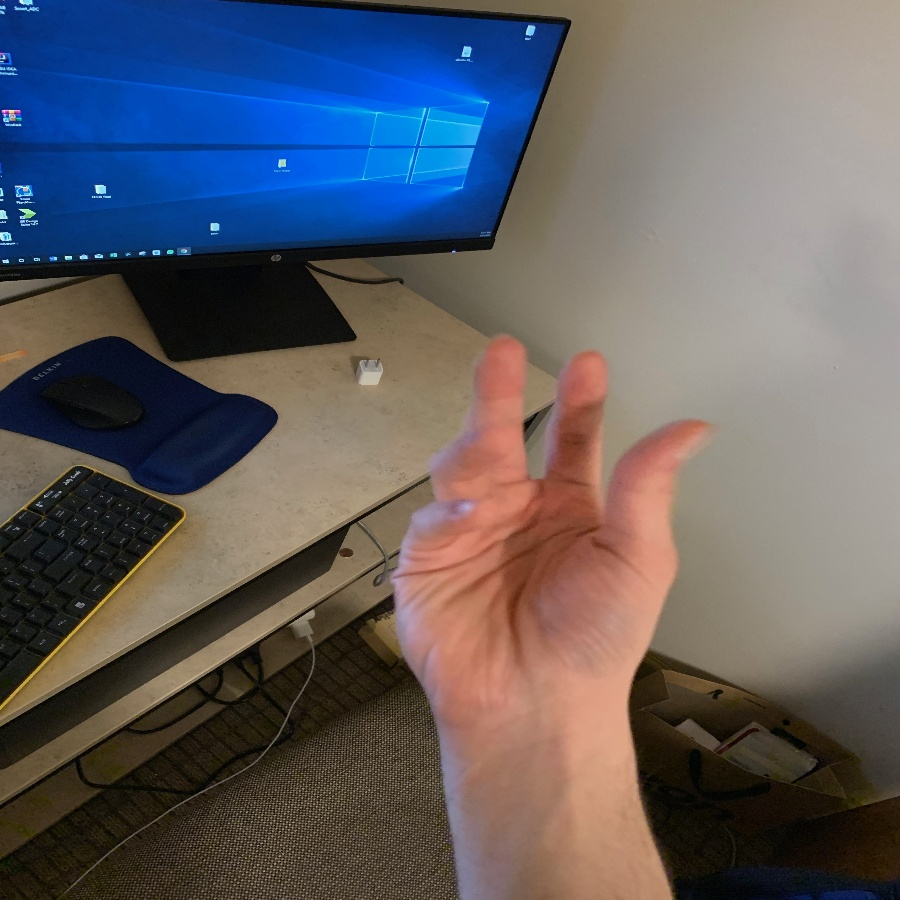
#> input picture Images/10.jpg, 900 x 900 px, given in place of the camera
$ python testing_contour.py   (older library calls are emulated)
#> lines starting #> are read from the running program, lines starting #| are printed output that depends on the picture; after the words box and inside, x2 and y2 are one past the last pixel; in counts of white or black regions, pixels touching at a corner belong together
import cv2
import numpy as np
import math
cap = cv2.VideoCapture(0)

while(1):

    try:  #an error comes if it does not find anything in window as it cannot find contour of max area
          #therefore this try error statement
        ret, frame = cap.read()
#> frame is the input picture: shape (900, 900, 3); mean B, G, R 97.8, 93.3, 95.8
        frame=cv2.flip(frame,1)
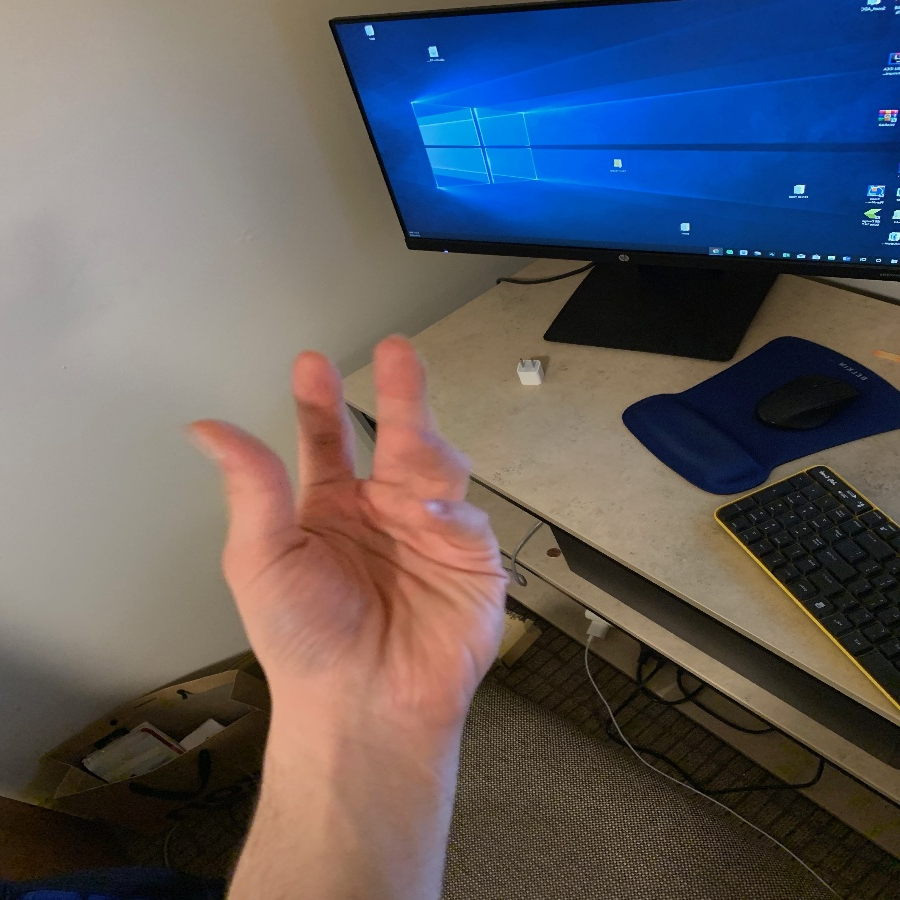
#> frame: shape (900, 900, 3); mean B, G, R 97.8, 93.3, 95.8
        hsv = cv2.cvtColor(frame, cv2.COLOR_BGR2HSV)
#> hsv: shape (900, 900, 3); mean H, S, V 38.7, 110.9, 122.8
    # range of the skin colour is defined
        lower_skin = np.array([0,20,70], dtype=np.uint8)
        upper_skin = np.array([20,255,255], dtype=np.uint8)
     #extract skin colur image
        mask = cv2.inRange(hsv, lower_skin, upper_skin)
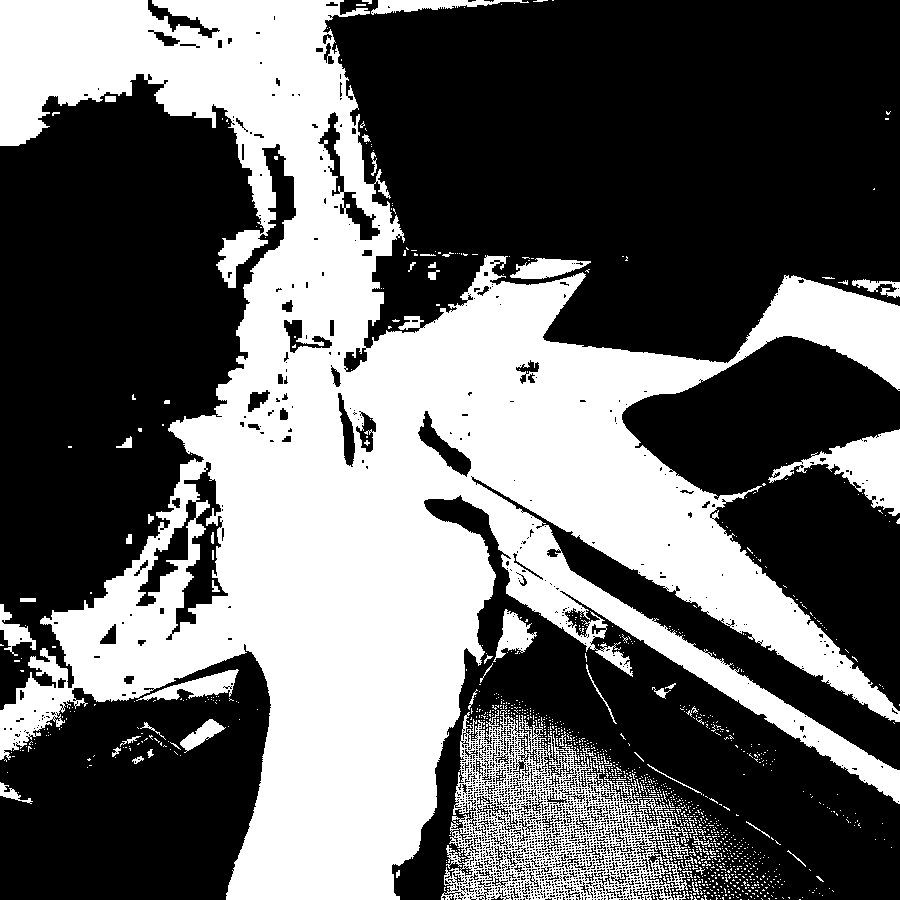
#> mask: shape (900, 900); 40.5% white; 1267 white regions (1206 under 20 px), largest, box (x1, y1, x2, y2) and area: (0, 0, 900, 900) 292101, (441, 710, 689, 900) 19490, (768, 429, 900, 516) 4309
    #extrapolate the hand to fill dark spots within
        mask = cv2.dilate(mask,kernel,iterations = 4)
    #image is blurred using GBlur
        mask = cv2.GaussianBlur(mask,(5,5),100)
    #find contours
        _,contours,hierarchy= cv2.findContours(mask,cv2.RETR_TREE,cv2.CHAIN_APPROX_SIMPLE)
   #find contour of max area(hand)
        cnt = max(contours, key = lambda x: cv2.contourArea(x))
        cv.drawContours(frame, cnt, -1, (0, 255, 0), 3)

        cv2.imshow('mask',mask)
        cv2.imshow('frame',frame)
    except:
        pass
    k = cv2.waitKey(33)
#> (key Esc is pressed here)
    if k == 27:
        break

cv2.destroyAllWindows()
cap.release()

$ run again, on Images/11.jpg
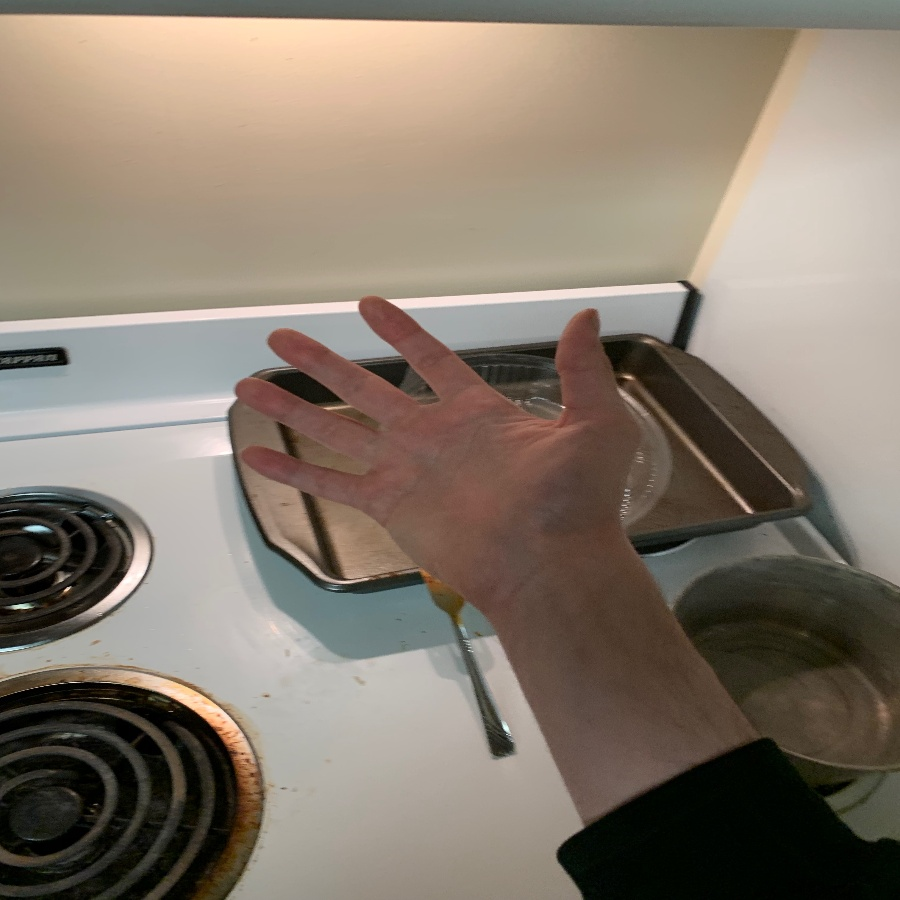
#> input picture Images/11.jpg, 900 x 900 px, given in place of the camera
#> frame is the input picture: shape (900, 900, 3); mean B, G, R 109.2, 122.2, 134
#> `frame=cv2.flip(frame,1)`:
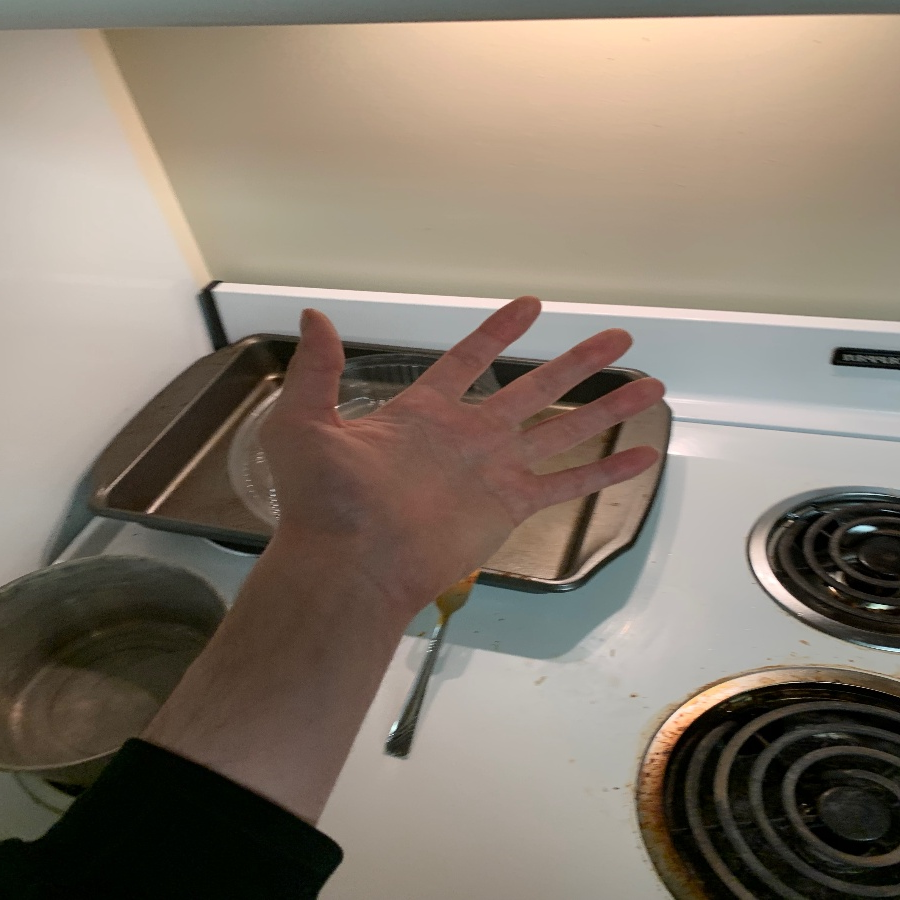
#> frame: shape (900, 900, 3); mean B, G, R 109.2, 122.2, 134
#> hsv: shape (900, 900, 3); mean H, S, V 25.5, 68.9, 135.2
#> `mask = cv2.inRange(hsv, lower_skin, upper_skin)`:
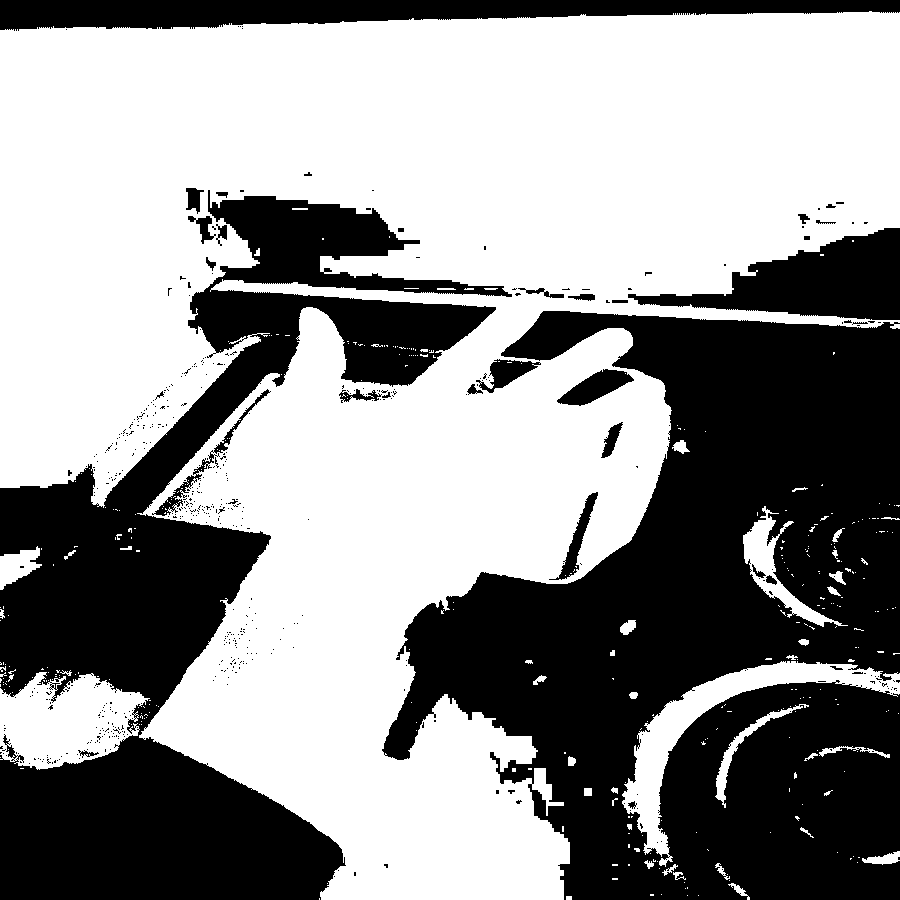
#> mask: shape (900, 900); 57.5% white; 528 black regions (494 under 20 px), largest, box (x1, y1, x2, y2) and area: (382, 311, 900, 900) 185905, (0, 190, 512, 900) 120216, (0, 0, 900, 31) 17974

$ run again, on Images/12.jpg
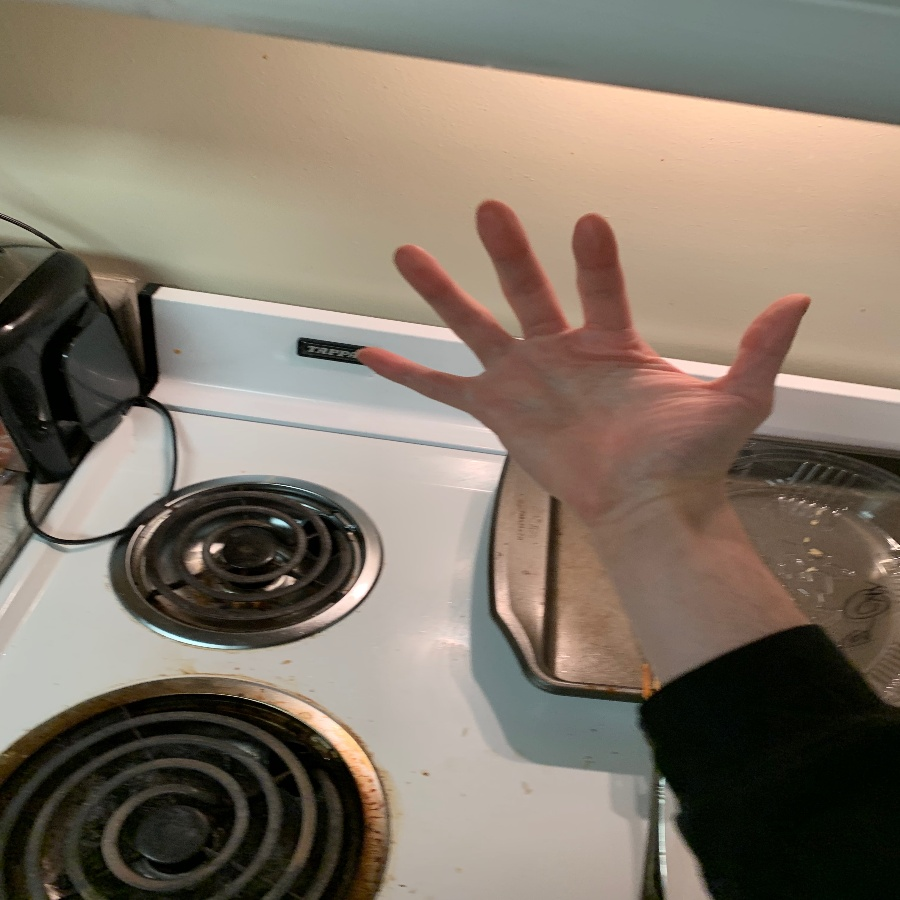
#> input picture Images/12.jpg, 900 x 900 px, given in place of the camera
#> frame is the input picture: shape (900, 900, 3); mean B, G, R 105.1, 118.8, 130.8
#> `frame=cv2.flip(frame,1)`:
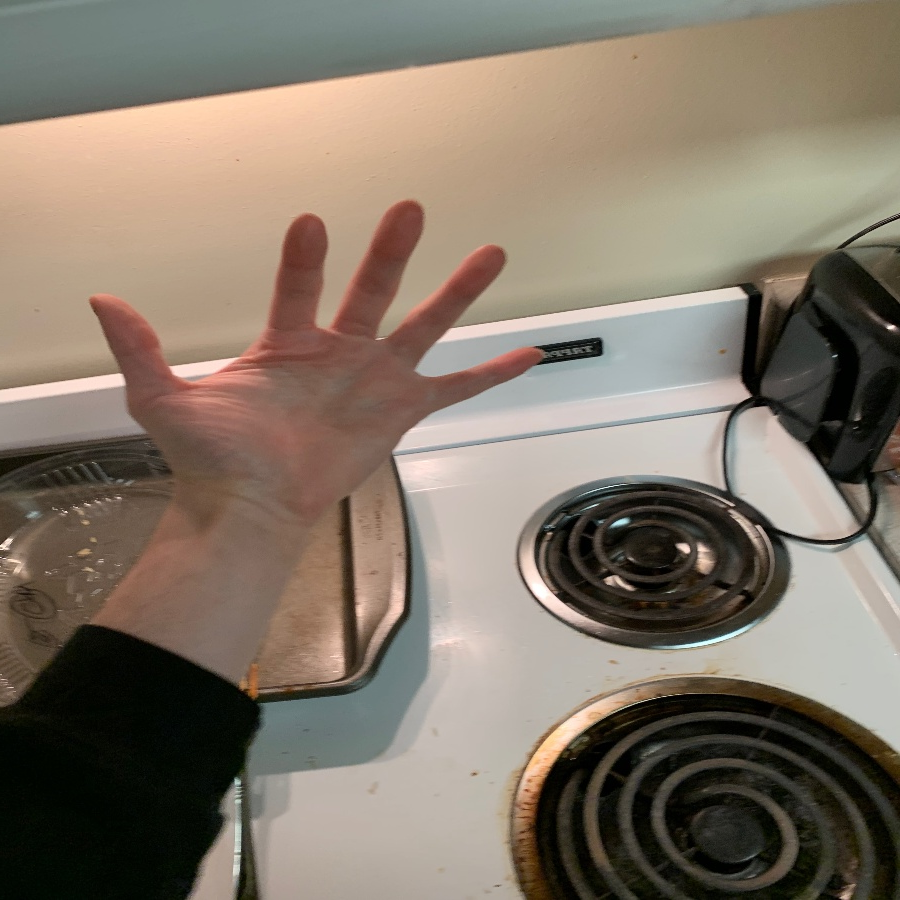
#> frame: shape (900, 900, 3); mean B, G, R 105.1, 118.8, 130.8
#> hsv: shape (900, 900, 3); mean H, S, V 27.6, 74.2, 132.6
#> `mask = cv2.inRange(hsv, lower_skin, upper_skin)`:
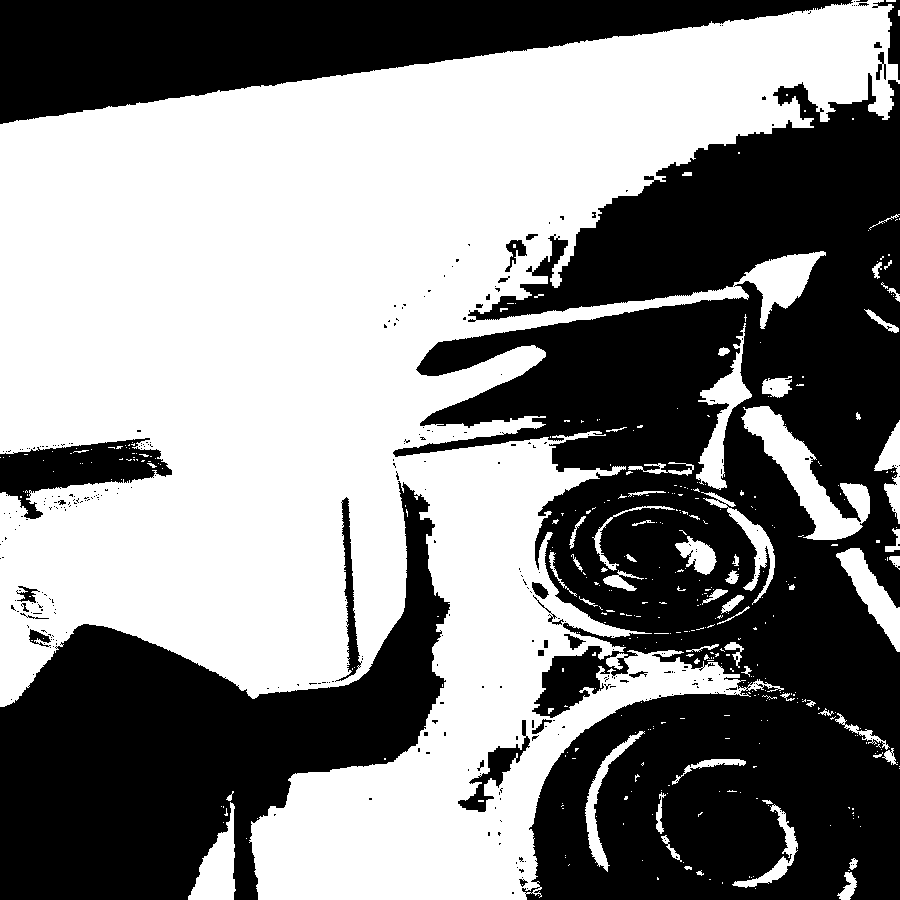
#> mask: shape (900, 900); 52.7% white; 330 black regions (301 under 20 px), largest, box (x1, y1, x2, y2) and area: (393, 73, 900, 900) 234887, (0, 481, 450, 900) 81372, (0, 0, 853, 124) 54117

$ run again, on Images/13.jpg
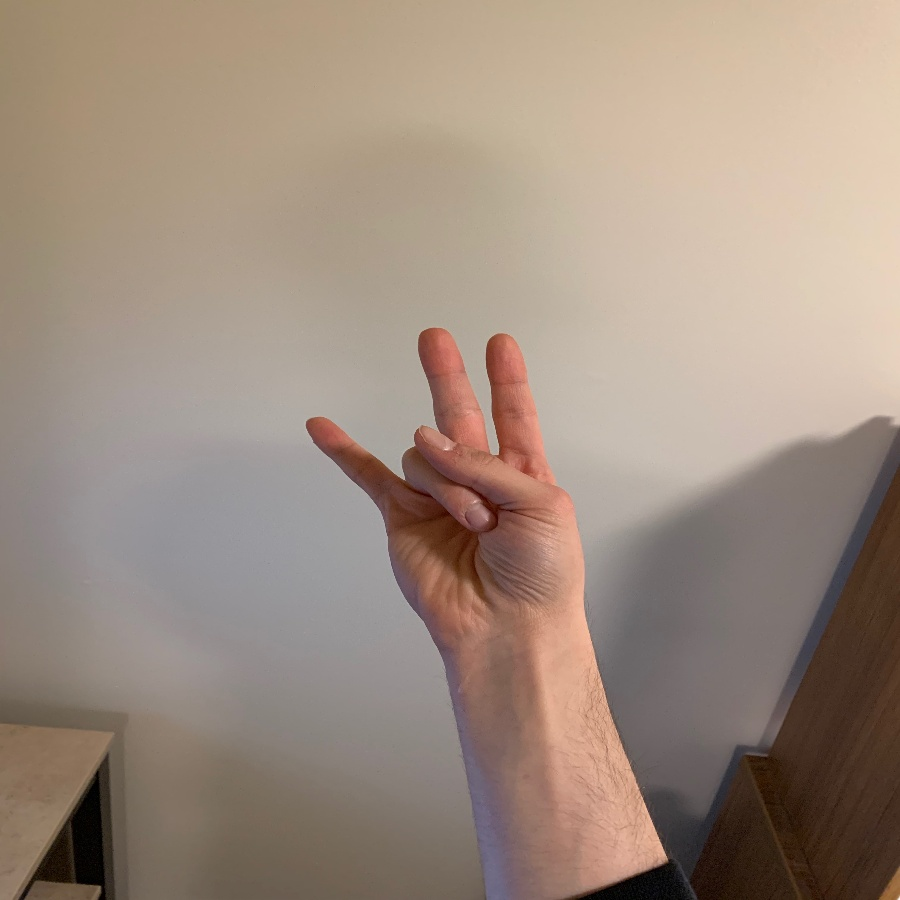
#> input picture Images/13.jpg, 900 x 900 px, given in place of the camera
#> frame is the input picture: shape (900, 900, 3); mean B, G, R 127.2, 140.7, 158.2
#> `frame=cv2.flip(frame,1)`:
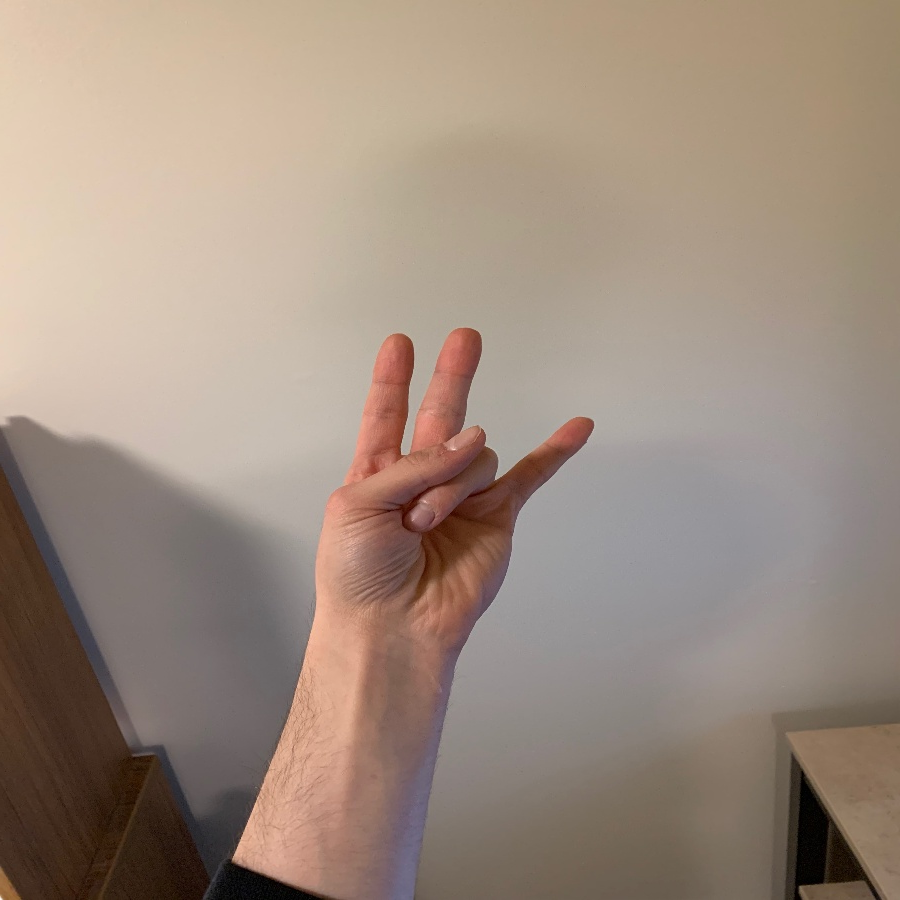
#> frame: shape (900, 900, 3); mean B, G, R 127.2, 140.7, 158.2
#> hsv: shape (900, 900, 3); mean H, S, V 28.8, 54.6, 158.3
#> `mask = cv2.inRange(hsv, lower_skin, upper_skin)`:
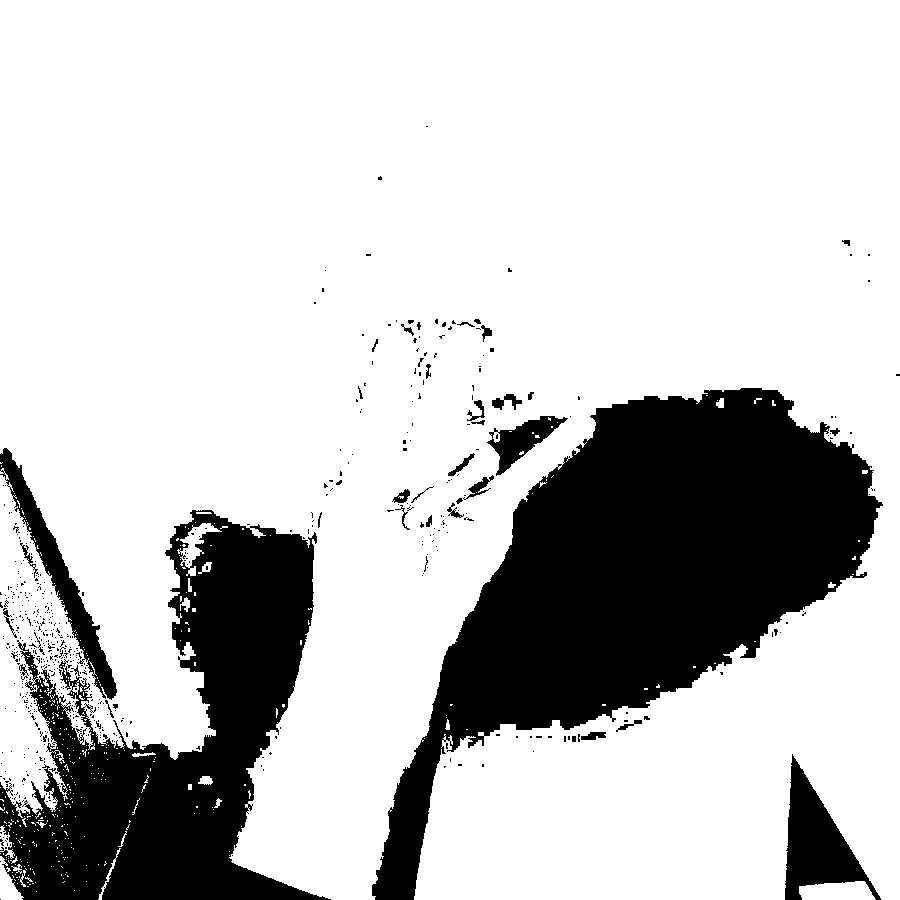
#> mask: shape (900, 900); 77.6% white; 582 black regions (543 under 20 px), largest, box (x1, y1, x2, y2) and area: (372, 388, 883, 900) 103534, (0, 510, 331, 900) 61087, (785, 754, 881, 900) 5923
